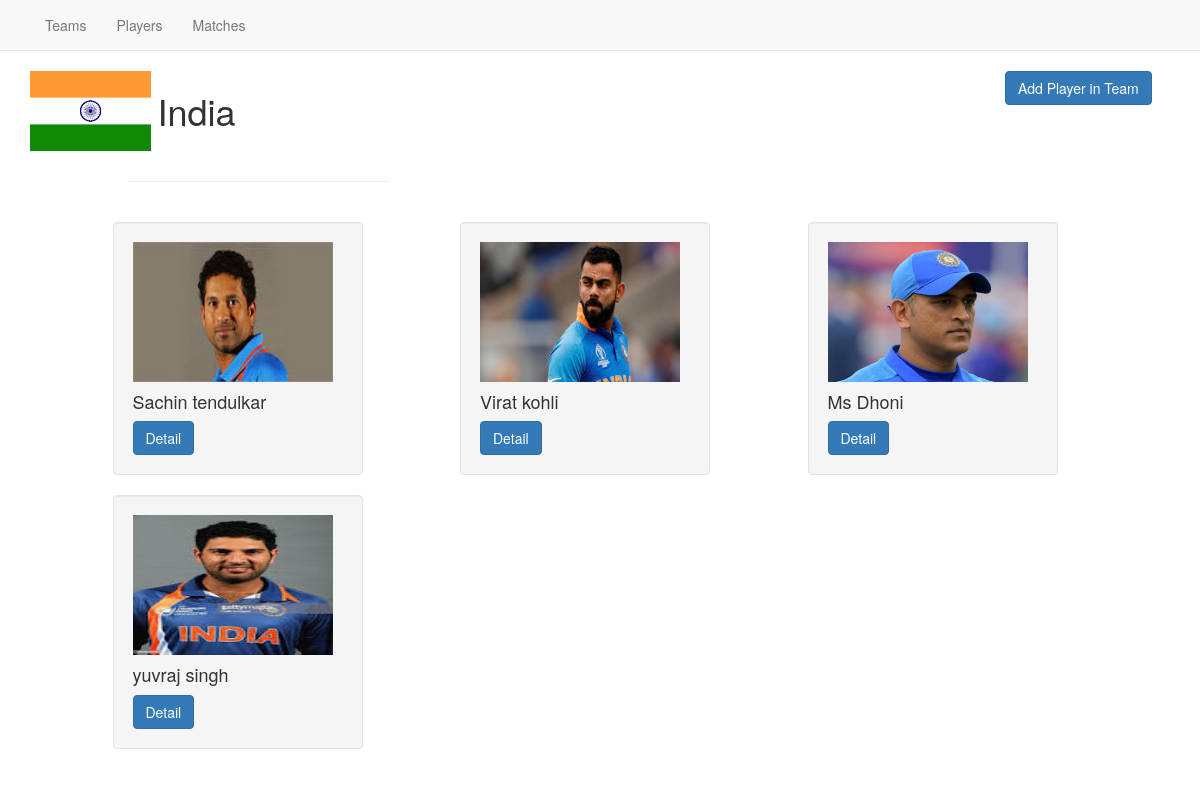
Page /india/ on the committed database.
### team/models.py (models this page shows, shortened)
class Team(BaseTimestampModel):
    name = models.CharField(max_length=50)
    logo = models.ImageField(upload_to="team/logo/", null=True, blank=True)
    club = models.CharField(max_length=50, null=True, blank=True)
    state = models.CharField(max_length=50, null=True, blank=True)
    slug = models.SlugField(unique=True, null=True, blank=True)

### player/models.py (models this page shows, shortened)
class Player(BaseTimestampModel):
    first_name = models.CharField(max_length=50)
    last_name = models.CharField(max_length=50, null=True, blank=True)
    jersey_no = models.CharField(max_length=50, null=True, blank=True)
    image = models.ImageField(
        upload_to="player/images/", null=True, blank=True)
    country = models.CharField(max_length=50, null=True, blank=True)
    team = models.ForeignKey(
        Team, on_delete=models.CASCADE)
    slug = models.SlugField(max_length=40, null=True, blank=True)
    history = models.OneToOneField(
        PlayerHistory, on_delete=models.CASCADE, null=True, blank=True)

### team/views.py (the view)
# urls.py: url(r'^(?P<slug>[\w-]+)/$', TeamDetailView.as_view(), name='team_detail'),
class TeamDetailView(DetailView):
    model = Team
    def get_context_data(self, *args, **kwargs):
        context = super(TeamDetailView, self).get_context_data(*args, **kwargs)
        obj = self.get_object()
        players = Player.objects.filter(team=obj)
        context["players"] = players
        return context

### team/templates/team/team_detail.html (shortened to what this page needs)
{% extends "base.html" %}
{% load static %}
{% block content %}
<div class="row">
    <div class="col-md-1">
        {% if object.logo %}
        <img class="card-img-top" src='{{ object.logo.url }}' style="height: 80px;" alt="...">
        {% else %}
        <img src="{% static 'images/No-Image-Found.png' %}" style="height: 80px;" class="card-img-top" alt="Logo Not Found">
        {% endif %}
    </div>
    <div class="col-md-3">
        <h1>&nbsp &nbsp{{ object.name }}</h1>
        <br>
        <hr>
    </div>
    <div class="col-md-2 col-md-offset-6">
        <a  href="{% url 'add_player' %}" type="button" class="btn btn-primary">Add Player in Team</a>
    </div>
</div>
<br>
<div class="row">
{% for player in players %}
<div class="col-md-3 well col-md-offset-1 " style="width: 25rem;">
    {% if player.image %}
    <img class="card-img-top" src='{{ player.image.url }}' style="height: 140px; width:200px;" alt="...">
    {% else %}
    <img src="{% static 'images/No-Image-Found.png' %}" style="height: 140px;" class="card-img-top" alt="Player Not Found">
    {% endif %}
    <div class="card-body">
        <h4 class="card-title">{{ player.first_name }} {{ player.last_name }}</h4>
        <a href="{% url 'player_detail' player.slug %}" class="btn btn-primary">Detail</a>
    </div>
</div>
{% endfor %}
{% endblock %}

### rows in the picture
Team: logo (picture), name "India"
Player: image (picture), first_name "Sachin", last_name "tendulkar"
Player: image (picture), first_name "Virat", last_name "kohli"
Player: image (picture), first_name "Ms", last_name "Dhoni"
Player: image (picture), first_name "yuvraj", last_name "singh"
